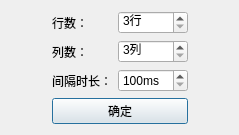
<?xml version="1.0" encoding="UTF-8"?>
<ui version="4.0">
 <class>SettingDlg</class>
 <widget class="QDialog" name="SettingDlg">
  <property name="geometry">
   <rect>
    <x>0</x>
    <y>0</y>
    <width>239</width>
    <height>116</height>
   </rect>
  </property>
  <property name="windowTitle">
   <string>Dialog</string>
  </property>
  <layout class="QGridLayout" name="gridLayout">
   <item row="1" column="2">
    <widget class="QSpinBox" name="spinBox_cols">
     <property name="suffix">
      <string>列</string>
     </property>
     <property name="minimum">
      <number>3</number>
     </property>
     <property name="maximum">
      <number>10</number>
     </property>
    </widget>
   </item>
   <item row="0" column="1">
    <widget class="QLabel" name="label">
     <property name="text">
      <string>行数：</string>
     </property>
    </widget>
   </item>
   <item row="1" column="1">
    <widget class="QLabel" name="label_2">
     <property name="text">
      <string>列数：</string>
     </property>
    </widget>
   </item>
   <item row="1" column="0">
    <spacer name="horizontalSpacer">
     <property name="orientation">
      <enum>Qt::Horizontal</enum>
     </property>
     <property name="sizeHint" stdset="0">
      <size>
       <width>40</width>
       <height>20</height>
      </size>
     </property>
    </spacer>
   </item>
   <item row="3" column="1" colspan="2">
    <widget class="QPushButton" name="pushButton_ok">
     <property name="text">
      <string>确定</string>
     </property>
    </widget>
   </item>
   <item row="0" column="2">
    <widget class="QSpinBox" name="spinBox_rows">
     <property name="suffix">
      <string>行</string>
     </property>
     <property name="minimum">
      <number>3</number>
     </property>
     <property name="maximum">
      <number>10</number>
     </property>
    </widget>
   </item>
   <item row="1" column="3">
    <spacer name="horizontalSpacer_2">
     <property name="orientation">
      <enum>Qt::Horizontal</enum>
     </property>
     <property name="sizeHint" stdset="0">
      <size>
       <width>40</width>
       <height>20</height>
      </size>
     </property>
    </spacer>
   </item>
   <item row="2" column="1">
    <widget class="QLabel" name="label_3">
     <property name="text">
      <string>间隔时长：</string>
     </property>
    </widget>
   </item>
   <item row="2" column="2">
    <widget class="QSpinBox" name="spinBox_timer">
     <property name="suffix">
      <string>ms</string>
     </property>
     <property name="minimum">
      <number>100</number>
     </property>
     <property name="maximum">
      <number>1000</number>
     </property>
     <property name="singleStep">
      <number>100</number>
     </property>
    </widget>
   </item>
  </layout>
 </widget>
 <resources/>
 <connections/>
</ui>
